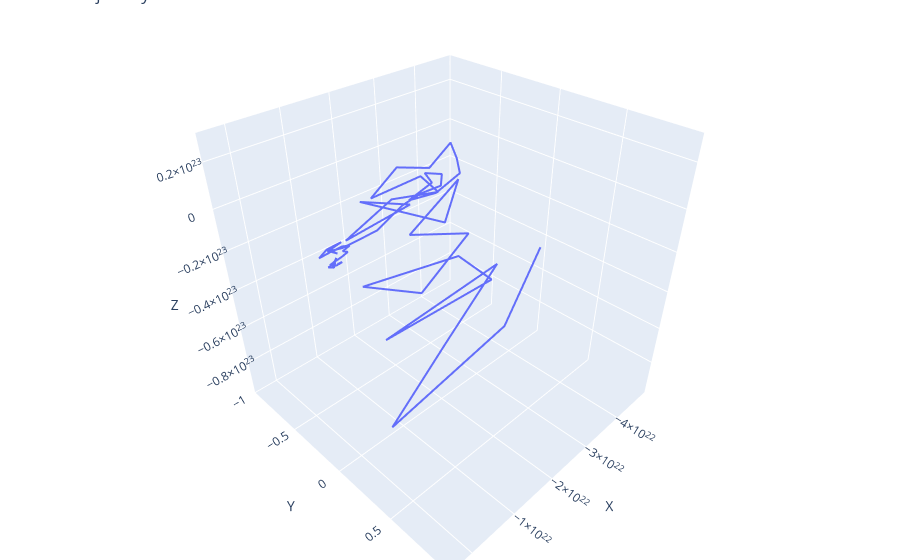

Notebook code cell kept with this figure:
### Code cell
Position3D(solution=solution)

### Figure 1 — Plotly figure (JSON) as saved in the notebook; plotly's stock layout.template omitted (floating-point values rounded to 4 significant figures; data arrays with more than 128 entries replaced by an {"elided": "..."} marker saying what was removed)
{"data": [{"line": {"width": 4}, "marker": {"size": 3}, "mode": "lines", "type": "scatter3d", "x": {"elided": "900 float values"}, "y": {"elided": "900 int values"}, "z": {"elided": "900 float values"}}], "layout": {"margin": {"b": 0, "l": 0, "r": 0, "t": 0}, "scene": {"xaxis": {"showbackground": true, "showgrid": true, "title": {"text": "X"}, "zeroline": false}, "yaxis": {"showbackground": true, "showgrid": true, "title": {"text": "Y"}, "zeroline": false}, "zaxis": {"showbackground": true, "showgrid": true, "title": {"text": "Z"}, "zeroline": false}}, "title": {"text": "3D Trajectory"}}}
